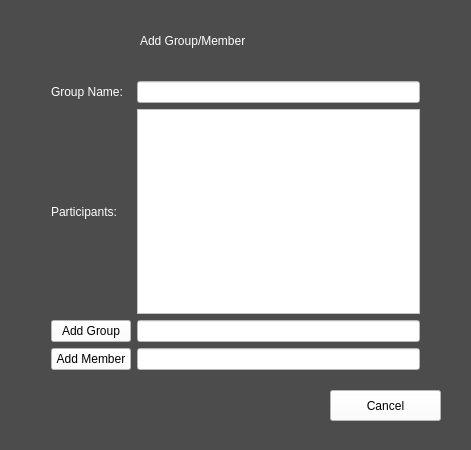
<?xml version="1.0" encoding="UTF-8"?>
<ui version="4.0">
 <class>add_group</class>
 <widget class="QWidget" name="add_group">
  <property name="geometry">
   <rect>
    <x>0</x>
    <y>0</y>
    <width>471</width>
    <height>450</height>
   </rect>
  </property>
  <property name="windowTitle">
   <string>Add Group</string>
  </property>
  <property name="styleSheet">
   <string notr="true">background-color: rgb(76, 76, 76);</string>
  </property>
  <widget class="QWidget" name="gridLayoutWidget">
   <property name="geometry">
    <rect>
     <x>40</x>
     <y>70</y>
     <width>391</width>
     <height>311</height>
    </rect>
   </property>
   <layout class="QGridLayout" name="gridLayout">
    <item row="2" column="1">
     <widget class="QListWidget" name="member_list">
      <property name="styleSheet">
       <string notr="true">background-color: rgb(255, 255, 255);</string>
      </property>
     </widget>
    </item>
    <item row="1" column="0">
     <widget class="QLabel" name="label">
      <property name="styleSheet">
       <string notr="true">color: rgb(255, 255, 255);
font: 13pt &quot;Courier&quot;;</string>
      </property>
      <property name="text">
       <string>Group Name:</string>
      </property>
     </widget>
    </item>
    <item row="2" column="0">
     <widget class="QLabel" name="label_2">
      <property name="styleSheet">
       <string notr="true">font: 12pt &quot;Courier&quot;;
color: rgb(255, 255, 255);</string>
      </property>
      <property name="text">
       <string>Participants:</string>
      </property>
     </widget>
    </item>
    <item row="1" column="1">
     <widget class="QLineEdit" name="group_name">
      <property name="styleSheet">
       <string notr="true">background-color: rgb(255, 255, 255);</string>
      </property>
     </widget>
    </item>
    <item row="4" column="1">
     <widget class="QLineEdit" name="add_member_input">
      <property name="styleSheet">
       <string notr="true">background-color: rgb(255, 255, 255);</string>
      </property>
     </widget>
    </item>
    <item row="4" column="0">
     <widget class="QPushButton" name="add_member">
      <property name="styleSheet">
       <string notr="true">background-color: rgb(255, 255, 255);
font: 13pt &quot;Courier&quot;;
color: rgb(0, 0, 0);</string>
      </property>
      <property name="text">
       <string>Add Member</string>
      </property>
     </widget>
    </item>
    <item row="3" column="1">
     <widget class="QLineEdit" name="add_member_input_2">
      <property name="styleSheet">
       <string notr="true">background-color: rgb(255, 255, 255);</string>
      </property>
     </widget>
    </item>
    <item row="3" column="0">
     <widget class="QPushButton" name="add_group_button">
      <property name="styleSheet">
       <string notr="true">background-color: rgb(255, 255, 255);
font: 13pt &quot;Courier&quot;;
color: rgb(0, 0, 0);</string>
      </property>
      <property name="text">
       <string>Add Group</string>
      </property>
     </widget>
    </item>
   </layout>
  </widget>
  <widget class="QPushButton" name="back_button">
   <property name="geometry">
    <rect>
     <x>330</x>
     <y>390</y>
     <width>111</width>
     <height>31</height>
    </rect>
   </property>
   <property name="styleSheet">
    <string notr="true">background-color: rgb(255, 255, 255);
font: 13pt &quot;Courier&quot;;
color: rgb(0, 0, 0);</string>
   </property>
   <property name="text">
    <string>Cancel</string>
   </property>
  </widget>
  <widget class="QLabel" name="label_3">
   <property name="geometry">
    <rect>
     <x>140</x>
     <y>20</y>
     <width>281</width>
     <height>41</height>
    </rect>
   </property>
   <property name="styleSheet">
    <string notr="true">color: rgb(255, 255, 255);
font: 20pt &quot;Times New Roman&quot;;</string>
   </property>
   <property name="text">
    <string>Add Group/Member</string>
   </property>
  </widget>
 </widget>
 <layoutdefault spacing="6" margin="11"/>
 <resources/>
 <connections/>
</ui>
